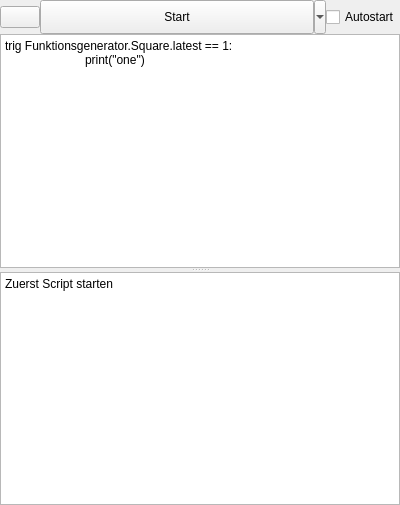
<?xml version="1.0" encoding="UTF-8"?>
<ui version="4.0">
 <class>Form</class>
 <widget class="QWidget" name="Form">
  <property name="geometry">
   <rect>
    <x>0</x>
    <y>0</y>
    <width>400</width>
    <height>505</height>
   </rect>
  </property>
  <property name="windowTitle">
   <string>Form</string>
  </property>
  <layout class="QVBoxLayout" name="verticalLayout">
   <property name="spacing">
    <number>0</number>
   </property>
   <property name="leftMargin">
    <number>0</number>
   </property>
   <property name="topMargin">
    <number>0</number>
   </property>
   <property name="rightMargin">
    <number>0</number>
   </property>
   <property name="bottomMargin">
    <number>0</number>
   </property>
   <item>
    <layout class="QHBoxLayout" name="horizontalLayout">
     <property name="spacing">
      <number>0</number>
     </property>
     <item>
      <widget class="QPushButton" name="singleStartScriptButton">
       <property name="text">
        <string/>
       </property>
       <property name="icon">
        <iconset>
         <normaloff>icons/repeat1.png</normaloff>icons/repeat1.png</iconset>
       </property>
       <property name="iconSize">
        <size>
         <width>25</width>
         <height>25</height>
        </size>
       </property>
      </widget>
     </item>
     <item>
      <widget class="QToolButton" name="startScriptButton">
       <property name="sizePolicy">
        <sizepolicy hsizetype="Expanding" vsizetype="Fixed">
         <horstretch>0</horstretch>
         <verstretch>0</verstretch>
        </sizepolicy>
       </property>
       <property name="minimumSize">
        <size>
         <width>100</width>
         <height>34</height>
        </size>
       </property>
       <property name="text">
        <string>Start</string>
       </property>
       <property name="icon">
        <iconset>
         <normaloff>icons/repeat.png</normaloff>icons/repeat.png</iconset>
       </property>
       <property name="iconSize">
        <size>
         <width>25</width>
         <height>25</height>
        </size>
       </property>
       <property name="checkable">
        <bool>true</bool>
       </property>
       <property name="popupMode">
        <enum>QToolButton::MenuButtonPopup</enum>
       </property>
       <property name="toolButtonStyle">
        <enum>Qt::ToolButtonTextBesideIcon</enum>
       </property>
       <property name="arrowType">
        <enum>Qt::NoArrow</enum>
       </property>
      </widget>
     </item>
     <item>
      <widget class="QCheckBox" name="autoStartCheckBox">
       <property name="text">
        <string>Autostart</string>
       </property>
      </widget>
     </item>
    </layout>
   </item>
   <item>
    <widget class="QSplitter" name="splitter">
     <property name="orientation">
      <enum>Qt::Vertical</enum>
     </property>
     <widget class="QPlainTextEdit" name="scriptEdit">
      <property name="sizePolicy">
       <sizepolicy hsizetype="Expanding" vsizetype="Expanding">
        <horstretch>0</horstretch>
        <verstretch>0</verstretch>
       </sizepolicy>
      </property>
      <property name="statusTip">
       <string>Python Skript Bereich</string>
      </property>
      <property name="plainText">
       <string>trig Funktionsgenerator.Square.latest == 1:
	print(&quot;one&quot;)</string>
      </property>
     </widget>
     <widget class="QPlainTextEdit" name="infoEdit">
      <property name="enabled">
       <bool>true</bool>
      </property>
      <property name="sizePolicy">
       <sizepolicy hsizetype="Expanding" vsizetype="Expanding">
        <horstretch>0</horstretch>
        <verstretch>0</verstretch>
       </sizepolicy>
      </property>
      <property name="readOnly">
       <bool>true</bool>
      </property>
      <property name="plainText">
       <string>Zuerst Script starten
</string>
      </property>
     </widget>
    </widget>
   </item>
  </layout>
 </widget>
 <resources/>
 <connections/>
</ui>
